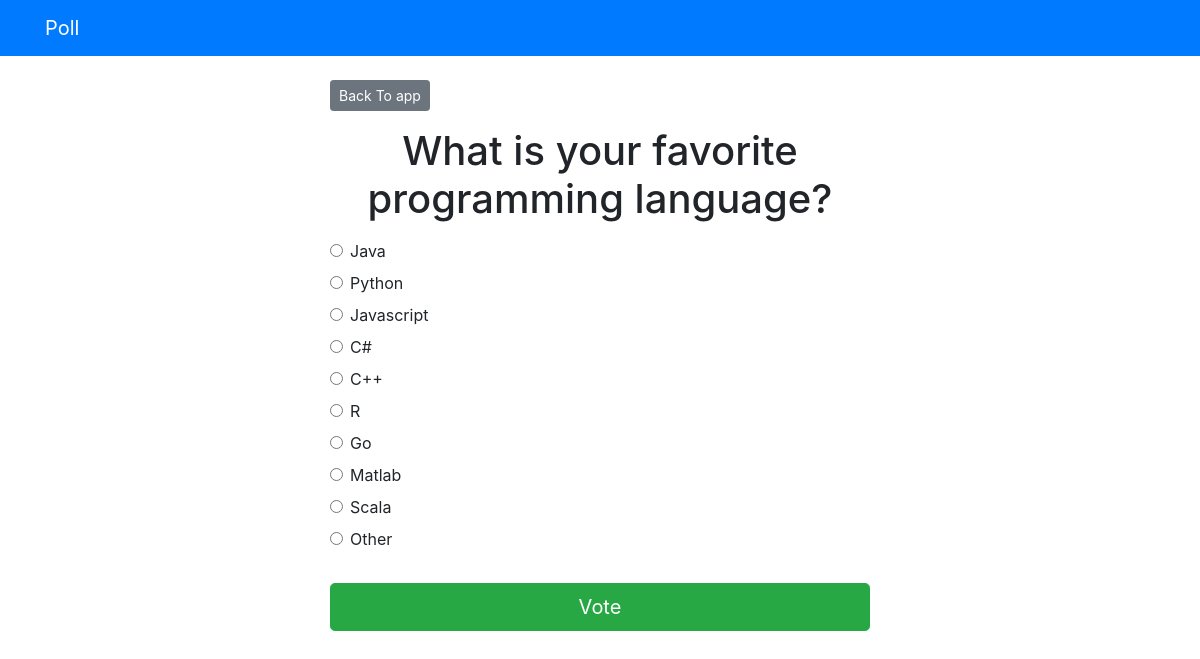
Screenshot of /app/3/ with the database file from the repository.
### app/models.py (models this page shows, shortened)
class Question(models.Model):
  question_text = models.CharField(max_length=200)
  pub_date = models.DateTimeField('date published')

class Choice(models.Model):
  question = models.ForeignKey(Question, on_delete=models.CASCADE)
  choice_text = models.CharField(max_length=200)
  votes = models.IntegerField(default=0)

### app/views.py (the view)
# urls.py: path('<int:question_id>/', views.detail, name='detail'),
def detail(request, question_id):
  try:
    question = Question.objects.get(pk=question_id)
  except Question.DoesNotExist:
    raise Http404("Question does not exist")
  return render(request, 'app/detail.html', {'question':question})

### templates/app/detail.html (shortened to what this page needs)
{% extends 'base.html' %}
{% block content %}
<a class="btn btn-secondary btn-sm mb-3" href="{% url 'app:index' %}">Back To app</a>
<h1 class="text-center mb-3">{{ question.question_text }}</h1>
<form action="{% url 'app:vote' question.id %}" method="post">
	{% for choice in question.choice_set.all %}
		<div class="form-check">
			<input
				type="radio"
				name="choice"
				class="form-check-input"
				id="choice{{ forloop.counter }}"
				value="{{ choice.id }}"
			/>
			<label for="choice{{ forloop.counter }}">{{ choice.choice_text }}</label
			>
		</div>
	{% endfor %}
	<input type="submit" value="Vote" class="btn btn-success btn-lg btn-block mt-4" />
</form>
{% endblock %}

### rows the page displays
Question: question_text "What is your favorite programming language?"
Choice: choice_text "Java"
Choice: choice_text "Python"
Choice: choice_text "Javascript"
Choice: choice_text "C#"
Choice: choice_text "C++"
Choice: choice_text "R"
Choice: choice_text "Go"
Choice: choice_text "Matlab"
Choice: choice_text "Scala"
Choice: choice_text "Other"
